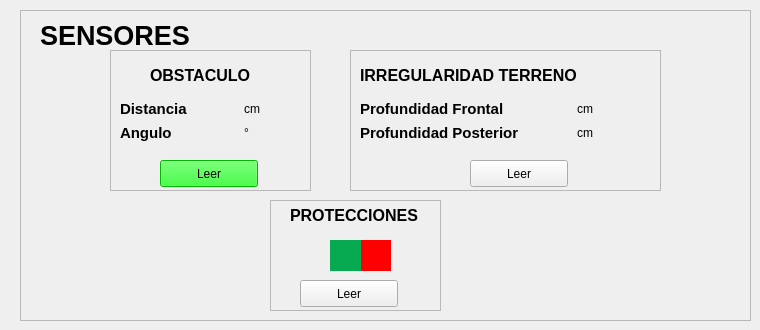
    <widget class="QWidget" name="tab">
     <attribute name="title">
      <string>Percepción de Entorno</string>
     </attribute>
     <widget class="QFrame" name="frame">
      <property name="geometry">
       <rect>
        <x>20</x>
        <y>10</y>
        <width>731</width>
        <height>311</height>
       </rect>
      </property>
      <property name="frameShape">
       <enum>QFrame::StyledPanel</enum>
      </property>
      <property name="frameShadow">
       <enum>QFrame::Raised</enum>
      </property>
      <widget class="QLabel" name="label_17">
       <property name="geometry">
        <rect>
         <x>20</x>
         <y>10</y>
         <width>171</width>
         <height>31</height>
        </rect>
       </property>
       <property name="font">
        <font>
         <pointsize>20</pointsize>
         <weight>75</weight>
         <bold>true</bold>
        </font>
       </property>
       <property name="text">
        <string>SENSORES</string>
       </property>
      </widget>
      <widget class="QFrame" name="frame_15">
       <property name="geometry">
        <rect>
         <x>250</x>
         <y>190</y>
         <width>171</width>
         <height>111</height>
        </rect>
       </property>
       <property name="frameShape">
        <enum>QFrame::StyledPanel</enum>
       </property>
       <property name="frameShadow">
        <enum>QFrame::Raised</enum>
       </property>
       <widget class="QLabel" name="label_20">
        <property name="geometry">
         <rect>
          <x>20</x>
          <y>0</y>
          <width>131</width>
          <height>31</height>
         </rect>
        </property>
        <property name="font">
         <font>
          <pointsize>12</pointsize>
          <weight>75</weight>
          <bold>true</bold>
         </font>
        </property>
        <property name="text">
         <string>PROTECCIONES</string>
        </property>
       </widget>
       <widget class="QLabel" name="label_proteccion_roja">
        <property name="geometry">
         <rect>
          <x>90</x>
          <y>40</y>
          <width>31</width>
          <height>31</height>
         </rect>
        </property>
        <property name="styleSheet">
         <string notr="true">background-color: rgb(255, 0, 0);</string>
        </property>
        <property name="text">
         <string/>
        </property>
       </widget>
       <widget class="QLabel" name="label_proteccion_verde">
        <property name="geometry">
         <rect>
          <x>60</x>
          <y>40</y>
          <width>31</width>
          <height>31</height>
         </rect>
        </property>
        <property name="styleSheet">
         <string notr="true">background-color: rgb(255, 0, 0);
background-color: rgb(8, 170, 81);</string>
        </property>
        <property name="text">
         <string/>
        </property>
       </widget>
       <widget class="QPushButton" name="pushButton_protecciones">
        <property name="geometry">
         <rect>
          <x>30</x>
          <y>80</y>
          <width>98</width>
          <height>27</height>
         </rect>
        </property>
        <property name="text">
         <string>Leer</string>
        </property>
       </widget>
      </widget>
      <widget class="QFrame" name="frame_16">
       <property name="geometry">
        <rect>
         <x>330</x>
         <y>40</y>
         <width>311</width>
         <height>141</height>
        </rect>
       </property>
       <property name="frameShape">
        <enum>QFrame::StyledPanel</enum>
       </property>
       <property name="frameShadow">
        <enum>QFrame::Raised</enum>
       </property>
       <widget class="QLabel" name="label_19">
        <property name="geometry">
         <rect>
          <x>10</x>
          <y>0</y>
          <width>221</width>
          <height>51</height>
         </rect>
        </property>
        <property name="font">
         <font>
          <pointsize>12</pointsize>
          <weight>75</weight>
          <bold>true</bold>
         </font>
        </property>
        <property name="text">
         <string>IRREGULARIDAD TERRENO</string>
        </property>
       </widget>
       <widget class="QPushButton" name="pushButton_irregularidad">
        <property name="geometry">
         <rect>
          <x>120</x>
          <y>110</y>
          <width>98</width>
          <height>27</height>
         </rect>
        </property>
        <property name="text">
         <string>Leer</string>
        </property>
       </widget>
       <widget class="QWidget" name="layoutWidget">
        <property name="geometry">
         <rect>
          <x>10</x>
          <y>50</y>
          <width>262</width>
          <height>42</height>
         </rect>
        </property>
        <layout class="QGridLayout" name="gridLayout_2">
         <item row="0" column="0">
          <widget class="QLabel" name="label_25">
           <property name="font">
            <font>
             <pointsize>11</pointsize>
             <weight>75</weight>
             <bold>true</bold>
            </font>
           </property>
           <property name="layoutDirection">
            <enum>Qt::LeftToRight</enum>
           </property>
           <property name="autoFillBackground">
            <bool>true</bool>
           </property>
           <property name="text">
            <string>Profundidad Frontal</string>
           </property>
          </widget>
         </item>
         <item row="0" column="1">
          <widget class="QLabel" name="label_irregularidad_frontal">
           <property name="text">
            <string/>
           </property>
          </widget>
         </item>
         <item row="0" column="2">
          <widget class="QLabel" name="label_27">
           <property name="text">
            <string>cm</string>
           </property>
          </widget>
         </item>
         <item row="1" column="0">
          <widget class="QLabel" name="label_26">
           <property name="font">
            <font>
             <pointsize>11</pointsize>
             <weight>75</weight>
             <bold>true</bold>
            </font>
           </property>
           <property name="layoutDirection">
            <enum>Qt::LeftToRight</enum>
           </property>
           <property name="autoFillBackground">
            <bool>true</bool>
           </property>
           <property name="text">
            <string>Profundidad Posterior</string>
           </property>
          </widget>
         </item>
         <item row="1" column="1">
          <widget class="QLabel" name="label_irregularidad_posterior">
           <property name="text">
            <string/>
           </property>
          </widget>
         </item>
         <item row="1" column="2">
          <widget class="QLabel" name="label_28">
           <property name="text">
            <string>cm</string>
           </property>
          </widget>
         </item>
        </layout>
       </widget>
      </widget>
      <widget class="QFrame" name="frame_17">
       <property name="geometry">
        <rect>
         <x>90</x>
         <y>40</y>
         <width>201</width>
         <height>141</height>
        </rect>
       </property>
       <property name="frameShape">
        <enum>QFrame::StyledPanel</enum>
       </property>
       <property name="frameShadow">
        <enum>QFrame::Raised</enum>
       </property>
       <widget class="QLabel" name="label_18">
        <property name="geometry">
         <rect>
          <x>40</x>
          <y>10</y>
          <width>101</width>
          <height>31</height>
         </rect>
        </property>
        <property name="font">
         <font>
          <pointsize>12</pointsize>
          <weight>75</weight>
          <bold>true</bold>
         </font>
        </property>
        <property name="text">
         <string>OBSTACULO</string>
        </property>
       </widget>
       <widget class="QPushButton" name="pushButton_obstaculos">
        <property name="geometry">
         <rect>
          <x>50</x>
          <y>110</y>
          <width>98</width>
          <height>27</height>
         </rect>
        </property>
        <property name="palette">
         <palette>
          <active>
           <colorrole role="WindowText">
            <brush brushstyle="SolidPattern">
             <color alpha="255">
              <red>0</red>
              <green>0</green>
              <blue>0</blue>
             </color>
            </brush>
           </colorrole>
           <colorrole role="Button">
            <brush brushstyle="SolidPattern">
             <color alpha="255">
              <red>0</red>
              <green>255</green>
              <blue>0</blue>
             </color>
            </brush>
           </colorrole>
           <colorrole role="Light">
            <brush brushstyle="SolidPattern">
             <color alpha="255">
              <red>127</red>
              <green>255</green>
              <blue>127</blue>
             </color>
            </brush>
           </colorrole>
           <colorrole role="Midlight">
            <brush brushstyle="SolidPattern">
             <color alpha="255">
              <red>63</red>
              <green>255</green>
              <blue>63</blue>
             </color>
            </brush>
           </colorrole>
           <colorrole role="Dark">
            <brush brushstyle="SolidPattern">
             <color alpha="255">
              <red>0</red>
              <green>127</green>
              <blue>0</blue>
             </color>
            </brush>
           </colorrole>
           <colorrole role="Mid">
            <brush brushstyle="SolidPattern">
             <color alpha="255">
              <red>0</red>
              <green>170</green>
              <blue>0</blue>
             </color>
            </brush>
           </colorrole>
           <colorrole role="Text">
            <brush brushstyle="SolidPattern">
             <color alpha="255">
              <red>0</red>
              <green>0</green>
              <blue>0</blue>
             </color>
            </brush>
           </colorrole>
           <colorrole role="BrightText">
            <brush brushstyle="SolidPattern">
             <color alpha="255">
              <red>255</red>
              <green>255</green>
              <blue>255</blue>
             </color>
            </brush>
           </colorrole>
           <colorrole role="ButtonText">
            <brush brushstyle="SolidPattern">
             <color alpha="255">
              <red>0</red>
              <green>0</green>
              <blue>0</blue>
             </color>
            </brush>
           </colorrole>
           <colorrole role="Base">
            <brush brushstyle="SolidPattern">
             <color alpha="255">
              <red>255</red>
              <green>255</green>
              <blue>255</blue>
             </color>
            </brush>
           </colorrole>
           <colorrole role="Window">
            <brush brushstyle="SolidPattern">
             <color alpha="255">
              <red>0</red>
              <green>255</green>
              <blue>0</blue>
             </color>
            </brush>
           </colorrole>
           <colorrole role="Shadow">
            <brush brushstyle="SolidPattern">
             <color alpha="255">
              <red>0</red>
              <green>0</green>
              <blue>0</blue>
             </color>
            </brush>
           </colorrole>
           <colorrole role="AlternateBase">
            <brush brushstyle="SolidPattern">
             <color alpha="255">
              <red>127</red>
              <green>255</green>
              <blue>127</blue>
             </color>
            </brush>
           </colorrole>
           <colorrole role="ToolTipBase">
            <brush brushstyle="SolidPattern">
             <color alpha="255">
              <red>255</red>
              <green>255</green>
              <blue>220</blue>
             </color>
            </brush>
           </colorrole>
           <colorrole role="ToolTipText">
            <brush brushstyle="SolidPattern">
             <color alpha="255">
              <red>0</red>
              <green>0</green>
              <blue>0</blue>
             </color>
            </brush>
           </colorrole>
          </active>
          <inactive>
           <colorrole role="WindowText">
            <brush brushstyle="SolidPattern">
             <color alpha="255">
              <red>0</red>
              <green>0</green>
              <blue>0</blue>
             </color>
            </brush>
           </colorrole>
           <colorrole role="Button">
            <brush brushstyle="SolidPattern">
             <color alpha="255">
              <red>0</red>
              <green>255</green>
              <blue>0</blue>
             </color>
            </brush>
           </colorrole>
           <colorrole role="Light">
            <brush brushstyle="SolidPattern">
             <color alpha="255">
              <red>127</red>
              <green>255</green>
              <blue>127</blue>
             </color>
            </brush>
           </colorrole>
           <colorrole role="Midlight">
            <brush brushstyle="SolidPattern">
             <color alpha="255">
              <red>63</red>
              <green>255</green>
              <blue>63</blue>
             </color>
            </brush>
           </colorrole>
           <colorrole role="Dark">
            <brush brushstyle="SolidPattern">
             <color alpha="255">
              <red>0</red>
              <green>127</green>
              <blue>0</blue>
             </color>
            </brush>
           </colorrole>
           <colorrole role="Mid">
            <brush brushstyle="SolidPattern">
             <color alpha="255">
              <red>0</red>
              <green>170</green>
              <blue>0</blue>
             </color>
            </brush>
           </colorrole>
           <colorrole role="Text">
            <brush brushstyle="SolidPattern">
             <color alpha="255">
              <red>0</red>
              <green>0</green>
              <blue>0</blue>
             </color>
            </brush>
           </colorrole>
           <colorrole role="BrightText">
            <brush brushstyle="SolidPattern">
             <color alpha="255">
              <red>255</red>
              <green>255</green>
              <blue>255</blue>
             </color>
            </brush>
           </colorrole>
           <colorrole role="ButtonText">
            <brush brushstyle="SolidPattern">
             <color alpha="255">
              <red>0</red>
              <green>0</green>
              <blue>0</blue>
             </color>
            </brush>
           </colorrole>
           <colorrole role="Base">
            <brush brushstyle="SolidPattern">
             <color alpha="255">
              <red>255</red>
              <green>255</green>
              <blue>255</blue>
             </color>
            </brush>
           </colorrole>
           <colorrole role="Window">
            <brush brushstyle="SolidPattern">
             <color alpha="255">
              <red>0</red>
              <green>255</green>
              <blue>0</blue>
             </color>
            </brush>
           </colorrole>
           <colorrole role="Shadow">
            <brush brushstyle="SolidPattern">
             <color alpha="255">
              <red>0</red>
              <green>0</green>
              <blue>0</blue>
             </color>
            </brush>
           </colorrole>
           <colorrole role="AlternateBase">
            <brush brushstyle="SolidPattern">
             <color alpha="255">
              <red>127</red>
              <green>255</green>
              <blue>127</blue>
             </color>
            </brush>
           </colorrole>
           <colorrole role="ToolTipBase">
            <brush brushstyle="SolidPattern">
             <color alpha="255">
              <red>255</red>
              <green>255</green>
              <blue>220</blue>
             </color>
            </brush>
           </colorrole>
           <colorrole role="ToolTipText">
            <brush brushstyle="SolidPattern">
             <color alpha="255">
              <red>0</red>
              <green>0</green>
              <blue>0</blue>
             </color>
            </brush>
           </colorrole>
          </inactive>
          <disabled>
           <colorrole role="WindowText">
            <brush brushstyle="SolidPattern">
             <color alpha="255">
              <red>0</red>
              <green>127</green>
              <blue>0</blue>
             </color>
            </brush>
           </colorrole>
           <colorrole role="Button">
            <brush brushstyle="SolidPattern">
             <color alpha="255">
              <red>0</red>
              <green>255</green>
              <blue>0</blue>
             </color>
            </brush>
           </colorrole>
           <colorrole role="Light">
            <brush brushstyle="SolidPattern">
             <color alpha="255">
              <red>127</red>
              <green>255</green>
              <blue>127</blue>
             </color>
            </brush>
           </colorrole>
           <colorrole role="Midlight">
            <brush brushstyle="SolidPattern">
             <color alpha="255">
              <red>63</red>
              <green>255</green>
              <blue>63</blue>
             </color>
            </brush>
           </colorrole>
           <colorrole role="Dark">
            <brush brushstyle="SolidPattern">
             <color alpha="255">
              <red>0</red>
              <green>127</green>
              <blue>0</blue>
             </color>
            </brush>
           </colorrole>
           <colorrole role="Mid">
            <brush brushstyle="SolidPattern">
             <color alpha="255">
              <red>0</red>
              <green>170</green>
              <blue>0</blue>
             </color>
            </brush>
           </colorrole>
           <colorrole role="Text">
            <brush brushstyle="SolidPattern">
             <color alpha="255">
              <red>0</red>
              <green>127</green>
              <blue>0</blue>
             </color>
            </brush>
           </colorrole>
           <colorrole role="BrightText">
            <brush brushstyle="SolidPattern">
             <color alpha="255">
              <red>255</red>
              <green>255</green>
              <blue>255</blue>
             </color>
            </brush>
           </colorrole>
           <colorrole role="ButtonText">
            <brush brushstyle="SolidPattern">
             <color alpha="255">
              <red>0</red>
              <green>127</green>
              <blue>0</blue>
             </color>
            </brush>
           </colorrole>
           <colorrole role="Base">
            <brush brushstyle="SolidPattern">
             <color alpha="255">
              <red>0</red>
              <green>255</green>
              <blue>0</blue>
             </color>
            </brush>
           </colorrole>
           <colorrole role="Window">
            <brush brushstyle="SolidPattern">
             <color alpha="255">
              <red>0</red>
              <green>255</green>
              <blue>0</blue>
             </color>
            </brush>
           </colorrole>
           <colorrole role="Shadow">
            <brush brushstyle="SolidPattern">
             <color alpha="255">
              <red>0</red>
              <green>0</green>
              <blue>0</blue>
             </color>
            </brush>
           </colorrole>
           <colorrole role="AlternateBase">
            <brush brushstyle="SolidPattern">
             <color alpha="255">
              <red>0</red>
              <green>255</green>
              <blue>0</blue>
             </color>
            </brush>
           </colorrole>
           <colorrole role="ToolTipBase">
            <brush brushstyle="SolidPattern">
             <color alpha="255">
              <red>255</red>
              <green>255</green>
              <blue>220</blue>
             </color>
            </brush>
           </colorrole>
           <colorrole role="ToolTipText">
            <brush brushstyle="SolidPattern">
             <color alpha="255">
              <red>0</red>
              <green>0</green>
              <blue>0</blue>
             </color>
            </brush>
           </colorrole>
          </disabled>
         </palette>
        </property>
        <property name="text">
         <string>Leer</string>
        </property>
       </widget>
       <widget class="QWidget" name="layoutWidget">
        <property name="geometry">
         <rect>
          <x>10</x>
          <y>50</y>
          <width>168</width>
          <height>42</height>
         </rect>
        </property>
        <layout class="QGridLayout" name="gridLayout">
         <item row="0" column="0">
          <widget class="QLabel" name="label_21">
           <property name="font">
            <font>
             <pointsize>11</pointsize>
             <weight>75</weight>
             <bold>true</bold>
            </font>
           </property>
           <property name="text">
            <string>Distancia</string>
           </property>
          </widget>
         </item>
         <item row="0" column="1">
          <widget class="QLabel" name="label_obstaculo_distancia">
           <property name="text">
            <string/>
           </property>
          </widget>
         </item>
         <item row="0" column="2">
          <widget class="QLabel" name="label_23">
           <property name="text">
            <string>cm</string>
           </property>
          </widget>
         </item>
         <item row="1" column="0">
          <widget class="QLabel" name="label_22">
           <property name="font">
            <font>
             <pointsize>11</pointsize>
             <weight>75</weight>
             <bold>true</bold>
            </font>
           </property>
           <property name="text">
            <string>Angulo</string>
           </property>
          </widget>
         </item>
         <item row="1" column="1">
          <widget class="QLabel" name="label_obstaculo_angulo">
           <property name="text">
            <string/>
           </property>
          </widget>
         </item>
         <item row="1" column="2">
          <widget class="QLabel" name="label_24">
           <property name="text">
            <string>°</string>
           </property>
          </widget>
         </item>
        </layout>
       </widget>
      </widget>
     </widget>
    </widget>
